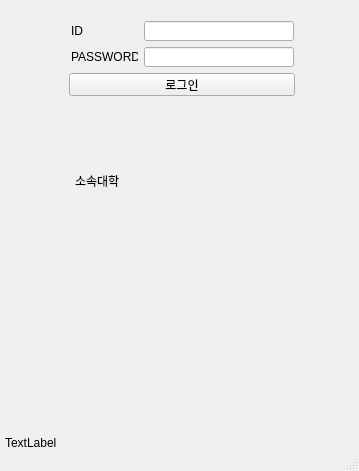
<?xml version="1.0" encoding="UTF-8"?>
<ui version="4.0">
 <class>MainWindow</class>
 <widget class="QMainWindow" name="MainWindow">
  <property name="geometry">
   <rect>
    <x>0</x>
    <y>0</y>
    <width>359</width>
    <height>471</height>
   </rect>
  </property>
  <property name="windowTitle">
   <string>HUFSGrade</string>
  </property>
  <widget class="QWidget" name="centralwidget">
   <widget class="QLabel" name="label_3">
    <property name="geometry">
     <rect>
      <x>75</x>
      <y>175</y>
      <width>56</width>
      <height>12</height>
     </rect>
    </property>
    <property name="text">
     <string>소속대학</string>
    </property>
   </widget>
   <widget class="QLabel" name="label_4">
    <property name="geometry">
     <rect>
      <x>5</x>
      <y>435</y>
      <width>226</width>
      <height>16</height>
     </rect>
    </property>
    <property name="text">
     <string>TextLabel</string>
    </property>
   </widget>
   <widget class="QLabel" name="label_2">
    <property name="geometry">
     <rect>
      <x>71</x>
      <y>47</y>
      <width>67</width>
      <height>20</height>
     </rect>
    </property>
    <property name="text">
     <string>PASSWORD</string>
    </property>
   </widget>
   <widget class="QLineEdit" name="lineEdit_2">
    <property name="geometry">
     <rect>
      <x>144</x>
      <y>47</y>
      <width>150</width>
      <height>20</height>
     </rect>
    </property>
    <property name="inputMask">
     <string/>
    </property>
    <property name="echoMode">
     <enum>QLineEdit::Password</enum>
    </property>
   </widget>
   <widget class="QPushButton" name="pushButton">
    <property name="geometry">
     <rect>
      <x>69</x>
      <y>73</y>
      <width>226</width>
      <height>23</height>
     </rect>
    </property>
    <property name="text">
     <string>로그인</string>
    </property>
   </widget>
   <widget class="QLabel" name="label">
    <property name="geometry">
     <rect>
      <x>71</x>
      <y>21</y>
      <width>20</width>
      <height>20</height>
     </rect>
    </property>
    <property name="text">
     <string>ID</string>
    </property>
   </widget>
   <widget class="QLineEdit" name="lineEdit">
    <property name="geometry">
     <rect>
      <x>144</x>
      <y>21</y>
      <width>150</width>
      <height>20</height>
     </rect>
    </property>
   </widget>
  </widget>
  <widget class="QMenuBar" name="menubar">
   <property name="geometry">
    <rect>
     <x>0</x>
     <y>0</y>
     <width>359</width>
     <height>21</height>
    </rect>
   </property>
  </widget>
  <widget class="QStatusBar" name="statusbar"/>
 </widget>
 <tabstops>
  <tabstop>lineEdit</tabstop>
  <tabstop>lineEdit_2</tabstop>
  <tabstop>pushButton</tabstop>
 </tabstops>
 <resources/>
 <connections/>
</ui>
